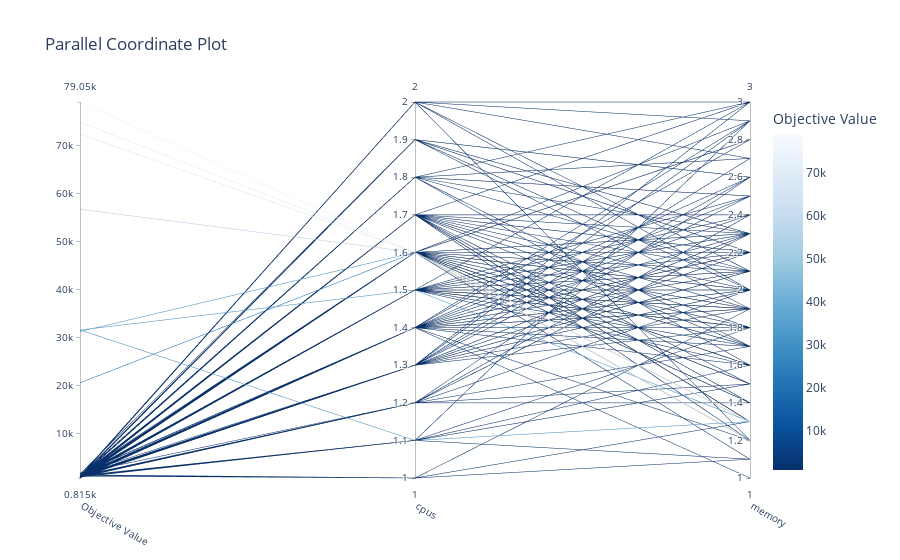

The notebook cell saved with this chart:
### Code cell
fig = optuna.visualization.plot_parallel_coordinate(study, params=["cpus", "memory"])
fig.show()

### Figure 1 — Plotly figure (JSON) as saved in the notebook; plotly's stock layout.template omitted (floating-point values rounded to 4 significant figures; data arrays with more than 128 entries replaced by an {"elided": "..."} marker saying what was removed)
{"data": [{"dimensions": [{"label": "Objective Value", "range": [815.5, 79050.0], "values": {"elided": "250 float values"}}, {"label": "cpus", "range": [1, 2], "values": {"elided": "250 float values"}}, {"label": "memory", "range": [1, 3], "values": {"elided": "250 float values"}}], "labelangle": 30, "labelside": "bottom", "line": {"color": {"elided": "250 float values"}, "colorbar": {"title": {"text": "Objective Value"}}, "colorscale": [[0, "rgb(247,251,255)"], [0.125, "rgb(222,235,247)"], [0.25, "rgb(198,219,239)"], [0.375, "rgb(158,202,225)"], [0.5, "rgb(107,174,214)"], [0.625, "rgb(66,146,198)"], [0.75, "rgb(33,113,181)"], [0.875, "rgb(8,81,156)"], [1, "rgb(8,48,107)"]], "reversescale": true, "showscale": true}, "type": "parcoords"}], "layout": {"title": {"text": "Parallel Coordinate Plot"}}}
